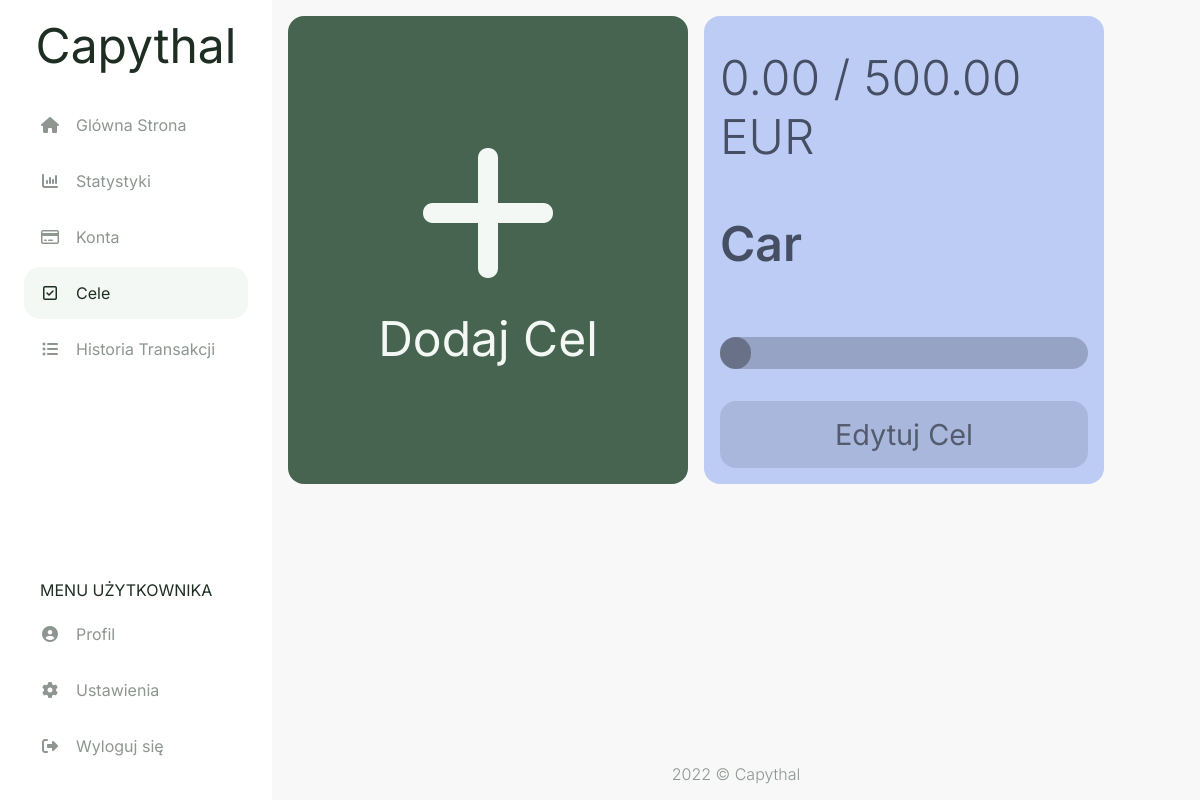
Before: /goals (signed in) with the older database file.
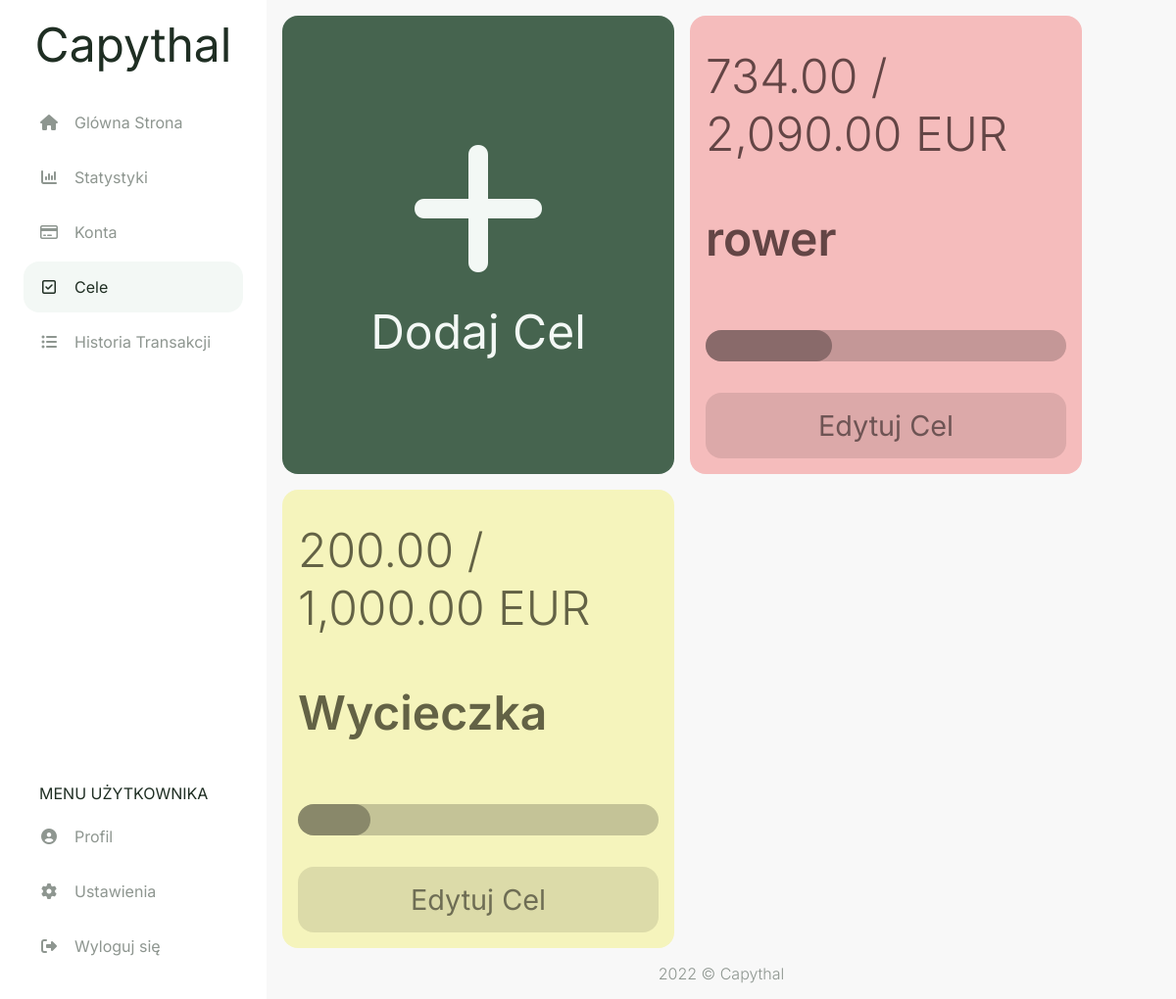
After: the same page with the newer database file.
### capythal/models.py (models this page shows, shortened)
class goal(db.Model):
    id = db.Column(db.Integer, primary_key=True)
    account_id = db.Column(db.Integer, db.ForeignKey('account.id'), nullable=False)
    style_id = db.Column(db.Integer, db.ForeignKey('style.id'), nullable=False)
    name = db.Column(db.String(50), nullable=False)
    amount_req = db.Column(db.Numeric(12,2), nullable=False)
    amount_avb = db.Column(db.Numeric(12,2), nullable=False)

class currency(db.Model):
    id = db.Column(db.Integer, primary_key=True)
    name = db.Column(db.String(20), nullable=False)
    account = db.relationship("account", backref="currency", lazy=True)
    settings = db.relationship("settings", backref="currency", lazy=True)

### capythal/routes.py (the view, shortened to what this page needs)
@app.route('/goals', methods=['GET', 'POST'])
@login_required
def goals():
    form_add = addGoalForm()
    form_edit = editGoalForm()
    goals = db.session.query(goal,account,currency,style).join(account, goal.account_id==account.id).join(currency, currency.id==account.currency_id).join(style, goal.style_id==style.id)\
        .filter(account.user_id == current_user.id)
    user_accs = db.session.query(account,acc_type).join(acc_type).join(style).filter(account.user_id == current_user.id)
    accs_list = [(i.account.id, f"{i.account.fin_inst} - {i.acc_type.name}") for i in user_accs]
    form_add.account.choices = accs_list
    form_edit.account.choices = accs_list
    if form_add.submitNewGoal.data and form_add.validate():
        new_goal = goal(account_id = form_add.account.data, amount_req = form_add.amount_req.data, amount_avb = form_add.amount_avb.data, style_id = randint(1,10), name = form_add.name.data)
        db.session.add(new_goal)
        db.session.commit()
        return redirect(url_for('goals'))
    if form_edit.deleteGoal.data:
        db.session.execute(
            delete(goal)
            .where((goal.id == form_edit.goal_id.data)))
        db.session.commit()
        return redirect(url_for('goals'))
    return render_template("goals.html", goals = goals, form_add = form_add, form_edit = form_edit, accs_list = accs_list)

### capythal/models.py (called while the page is built)
@login_manager.user_loader
def load_user(user_id):
    return user.query.get(int(user_id))

### capythal/routes.py (called while the page is built)
@app.template_filter()
def currencyFormat(value):
    value = float(value)
    return "{:,.2f}".format(value)

### capythal/templates/goals.html (shortened to what this page needs)
{% extends "layout.html" %}
{% set active_page = "goals" %}
{% block head %}
  {{ super() }}
  <link rel="stylesheet" href="{{ url_for('static', filename='css/goals.css') }}">
  <link rel="stylesheet" href="{{ url_for('static', filename='css/modals/goal-modal.css') }}">
{% endblock %}
{% block content %}
<div class="goals-flexbox">
  {% if accs_list|length == 0 %}
  <div class="goal-add goal-add-disabled bg-main-btn fc-main-btn">
    <span class="fs-1">Aby móc dodać cel, utwórz <a href="{{ url_for('accounts') }}" class="acc-redirect">konto</a></span>
  </div>
  {% else %}
  <a href="#modal-add" class="goal-add bg-main-btn fc-main-btn">
    <span class="goal-plus-sign fa fa-plus"></span>
    <span class="fs-1">Dodaj Cel</span>
  </a>
  {% endif %}
  {% for goal,account,currency,style in goals %}
    <div class="goal-info style-{{ style.name }}">
      <span class="fs-1 fw-light">{{ goal.amount_avb | currencyFormat }} / {{ goal.amount_req | currencyFormat }} {{ currency.name }}</span>
      <span class="fs-1 fw-semibold">{{ goal.name }}</span>
      <div class="goal-bottom">
        <progress class="goal-progress" value="{% if (goal.amount_avb / goal.amount_req) > 0.08 %}{{ goal.amount_avb }}{% else %}{{ goal.amount_req / 12 }}{% endif %}" max="{{ goal.amount_req }}"></progress>
        <a href="#modal{{ goal.id }}" class="goal-edit" value=1>
          <span class="fs-2">Edytuj Cel</span>
        </a>
      </div>
    </div>
  {% endfor %}
</div>
{% endblock %}

### capythal/templates/layout.html (shortened to what this page needs)
<!doctype html>
<html lang="pl">
  <head>
    {% block head %}
    <link rel="stylesheet" href="{{ url_for('static', filename='css/style.css') }}">
    {% endblock %}
  </head>
  <body>
    <aside id="navbar" class="navbar">
      <a class="logo fs-1" href="{{ url_for('home') }}">Capythal</a>
      <ul class="navbar-list-top">
        <li class="menu-button {{ 'active' if active_page == 'home' else '' }}">
          <a href="{{ url_for('home') }}" class="menu-button-link">
            <span class="fa fa-fw fa-home my-auto"></span>
            <span class="ml-1 fs-4">Glówna Strona</span>
          </a>
        </li>
        <li class="menu-button {{ 'active' if active_page == 'stats' else '' }}">
          <a href="{{ url_for('stats') }}" class="menu-button-link">
            <span class="fa fa-fw fa-bar-chart my-auto"></span>
            <span class="ml-1 fs-4">Statystyki</span>
          </a>
        </li>
        <li class="menu-button {{ 'active' if active_page == 'accounts' else '' }}">
          <a href="{{ url_for('accounts') }}" class="menu-button-link">
            <span class="fa fa-fw fa-credit-card my-auto"></span>
            <span class="ml-1 fs-4">Konta</span>
          </a>
        </li>
        <li class="menu-button {{ 'active' if active_page == 'goals' else '' }}">
          <a href="{{ url_for('goals') }}" class="menu-button-link">
            <span class="fa fa-fw fa-check-square-o my-auto"></span>
            <span class="ml-1 fs-4">Cele</span>
          </a>
        </li>
        <li class="menu-button {{ 'active' if active_page == 'history' else '' }}">
          <a href="{{ url_for('history') }}" class="menu-button-link">
            <span class="fa fa-fw fa-list-ul my-auto"></span>
            <span class="ml-1 fs-4">Historia Transakcji</span>
          </a>
        </li>
      </ul>
      <ul class="navbar-list-bottom">
        <li class="nav-item">
          <span class="ml-1 fs-4">MENU UŻYTKOWNIKA</span>
        </li>
        <li class="menu-button">
          <a href="{{ url_for('userpage') }}" class="menu-button-link">
            <span class="fa fa-fw fa-user-circle my-auto"></span>
            <span class="ml-1 fs-4">Profil</span>
          </a>
        </li>
        <li class="menu-button">
          <a href="" class="menu-button-link">
            <span class="fa fa-fw fa-cog my-auto"></span>
            <span class="ml-1 fs-4">Ustawienia</span>
          </a>
        </li>
        <li class="menu-button">
          <a href="{{ url_for('logout') }}" class="menu-button-link">
            <span class="fa fa-fw fa-sign-out my-auto"></span>
            <span class="ml-1 fs-4">Wyloguj się</span>
          </a>
        </li>
      </ul>
    </aside>
    <main class="main-content">
      {%block content%}
      {%endblock%}
    </main>
    <footer class="fc-secondary fw-light">
      2022 © Capythal
    </footer>
  </body>
</html>

### capythal/static/css/style.css (style rules this page uses)
html, body { padding: 0; margin: 0; }
html { height: 100%; font-family: 'Inter', sans-serif; width: 100%; }
body { background-color: #F8F8F8; color: #1F2E23; min-height: 100vh; display: flex; flex-direction: column; }
* { box-sizing: border-box; }
aside { background-color: #FFFFFF; }
a { color: #1F2E23; cursor: pointer; text-decoration: none; }
progress { width: 100%; height: 2rem; padding: 1rem 0 0 0; margin: 0 0 1rem 0; background: none; border: 0; border-radius: 1rem; }
.bg-main-btn { background-color: #46644F; }
.style-red { color: hsl(0, 18%, 33%); background-color: hsl(0, 75%, 85%); }
.style-yellow { color: hsl(58, 18%, 33%); background-color: hsl(58, 75%, 85%); }
.fc-secondary { color: #8E9690; }
.fc-main-btn { color: #F3F8F5; }
.fw-light { font-weight: 300 !important; }
.fw-semibold { font-weight: 600 !important; }
.ml-1 { margin-left: 1rem !important; }
.my-auto { margin: auto 0; }
.navbar { transition: all 0.4s ease-in-out; }
.main-content { height: 100%; }
.navbar { display: flex; flex-direction: column; position: fixed; top: 0; bottom: 0; width: 0; opacity: 0; height: 100%; max-width: 75%; overflow-y: auto; z-index: 101; }
.logo { display: none; margin: 1rem auto 0; }
.navbar-list-top, .navbar-list-bottom { width: 100%; padding: 1.5rem; list-style: none }
.navbar-list-top { margin-top: 0; margin-bottom: auto; }
.navbar-list-bottom { margin-bottom: 0; }
.nav-item { margin: 0.5rem 0; }
.active { border-radius: 1rem; background-color: #F3F8F5; }
.active a { color: #1F2E23 !important; }
.menu-button a { margin-bottom: 0.25rem; color: #8E9690; }
.menu-button-link { display: flex; padding: 1rem; }
.goal-progress { -webkit-appearance: none; -moz-appearance: none; appearance: none; width: 100%; }
footer { margin-top: auto; display: flex; margin-bottom: 1rem; justify-content: center; }
.fs-1 { font-size: 2rem; }
.fs-2 { font-size: 1.5rem; }
.fs-4 { font-size: 0.8rem; }
@media (min-width: 500px) { .fs-1 { font-size: 3rem; } }
@media (min-width: 500px) { .fs-2 { font-size: 2rem; } }
@media (min-width: 500px) { .fs-4 { font-size: 1.2rem ; } }
@media (min-width: 800px) { .navbar { width: 100%; opacity: 1; max-width: 17rem; } }
@media (min-width: 800px) { footer { margin-left: 17rem; } }
@media (min-width: 800px) { .add-tr, .logo { display: block; } }
@media (min-width: 800px) { .main-content { margin-left: 17rem; } }
@media (min-width: 800px) { .fs-1 { font-size: 3rem; } }
@media (min-width: 800px) { .fs-2 { font-size: 1.8rem; } }
@media (min-width: 800px) { .fs-4 { font-size: 1rem; } }

### capythal/static/css/goals.css (style rules this page uses)
.goals-flexbox { padding: 1rem; display: flex; gap: 1rem; flex-wrap: wrap; }
.goal-add, .goal-info { flex: 1 0 100%; border-radius: 1rem; display: flex; flex-direction: column; }
.goal-add { padding: 3.5rem; justify-content: center; align-items: center; gap: 1rem; }
.goal-plus-sign { font-size: 10rem; }
.goal-info { padding: 2rem 1rem 1rem; justify-content: space-between; gap: 3rem; word-wrap: break-word; }
.goal-bottom { display: flex; flex-direction: column; gap: 2rem; }
.goal-edit { padding: 1rem; border-radius: 1rem; color: rgba(0, 0, 0, 0.5); background-color: rgba(0, 0, 0, 0.1); }
.goal-edit > span { display: flex; justify-content: center; }
@media (min-width: 1100px) { .goal-add, .goal-info { max-width: 25rem; } }

Changed rows visible on the page:
changed goal: amount_avb "0.00" → "734.00"; amount_req "500.00" → "2,090.00"; name "Car" → "rower"
added goal: amount_avb "200.00", amount_req "1,000.00", name "EUR", name "Wycieczka"
